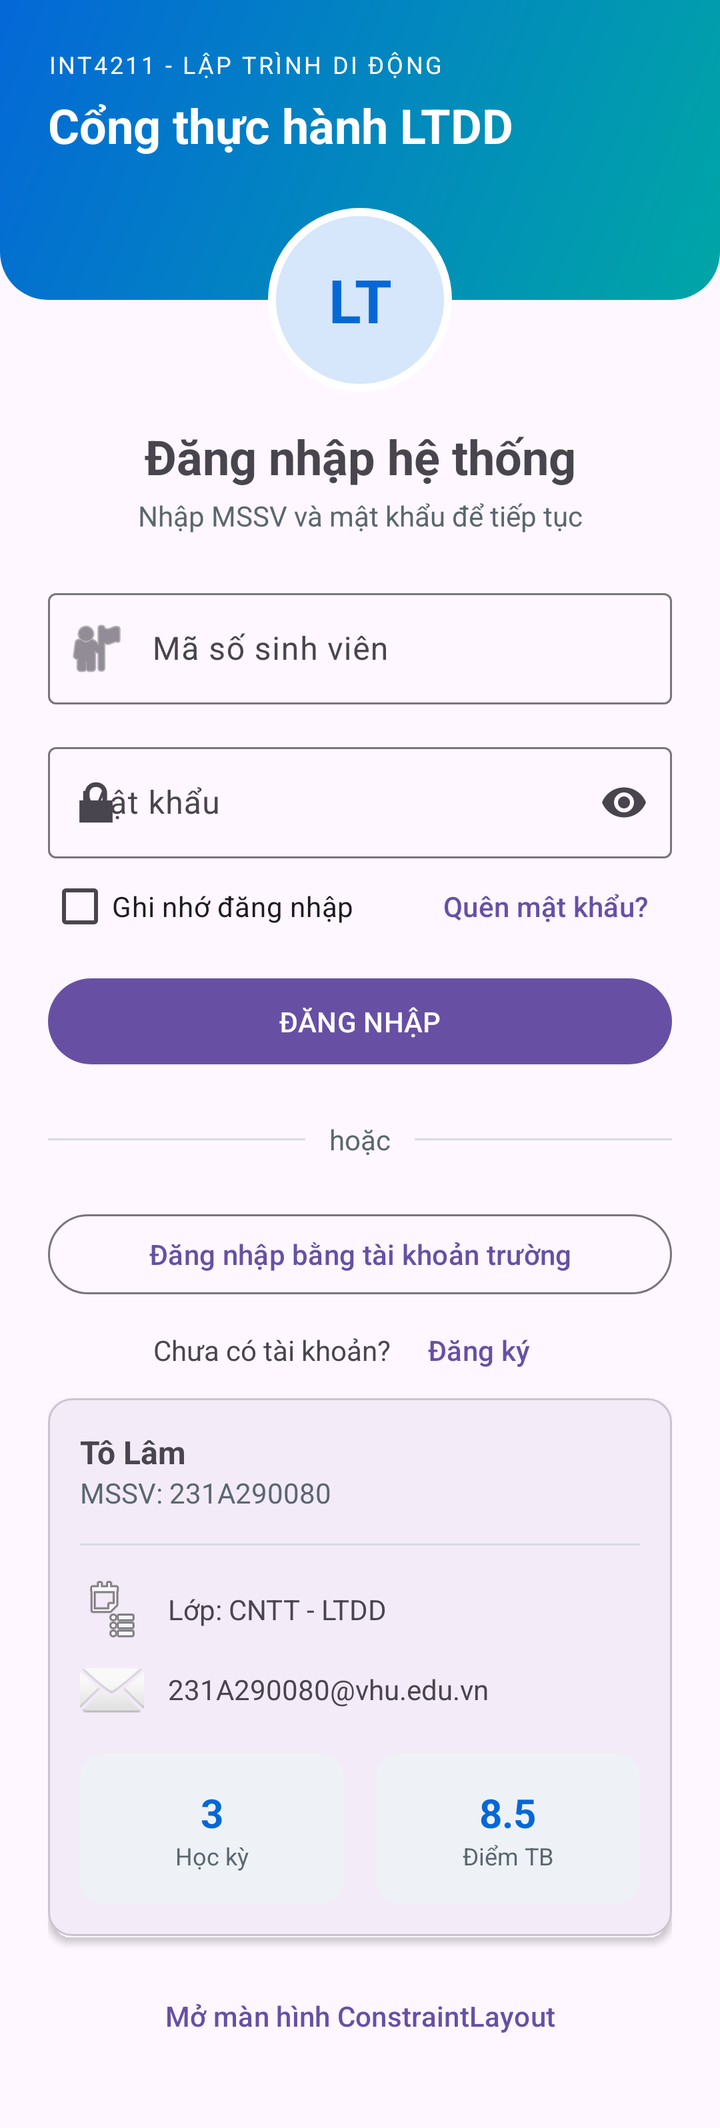
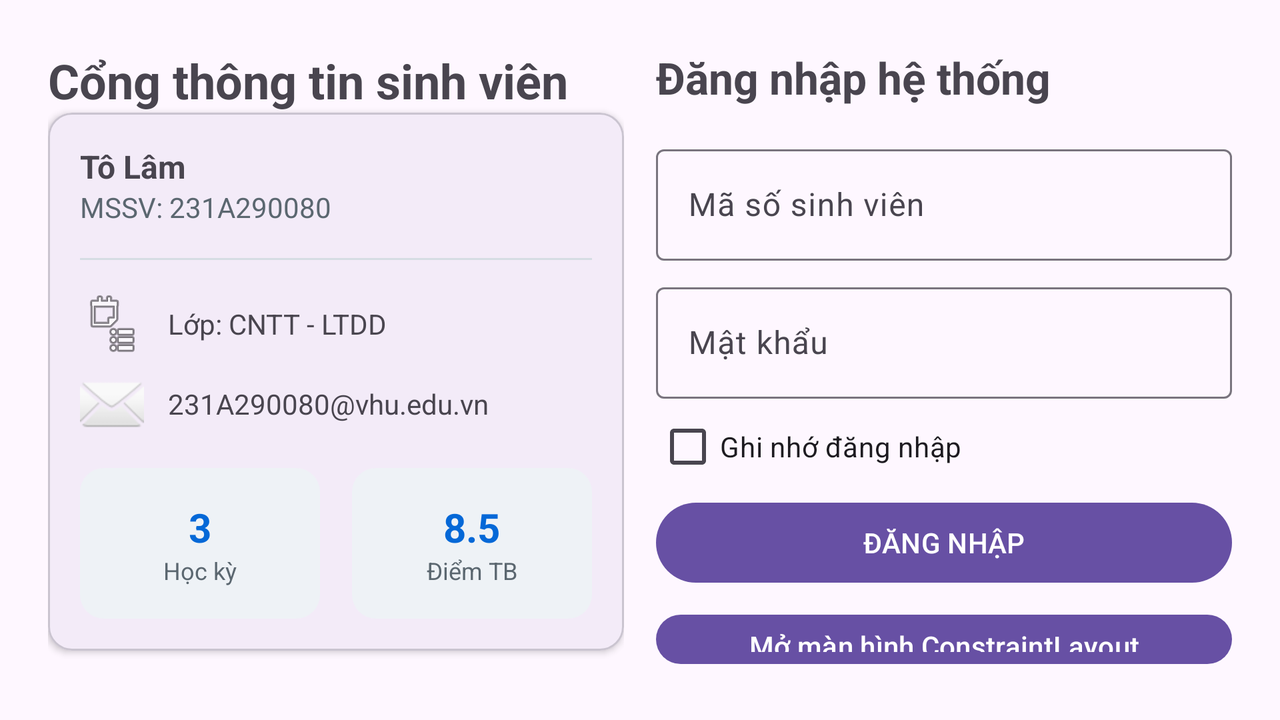

First picture: res/layout/ on a phone held upright. Second picture: the repository's own variant of that layout, on a device whose configuration matches the variant's folder. Source for both follows.
<!-- AndroidManifest.xml: application theme Theme.A3_231A290080 -->
<!-- res/layout/activity_main.xml -->
<?xml version="1.0" encoding="utf-8"?>
<ScrollView
    xmlns:android="http://schemas.android.com/apk/res/android"
    xmlns:app="http://schemas.android.com/apk/res-auto"

    android:id="@+id/main"
    android:layout_width="match_parent"
    android:layout_height="match_parent"
    android:fillViewport="true">

    <LinearLayout
        android:layout_width="match_parent"
        android:layout_height="wrap_content"
        android:orientation="vertical">

        

        <FrameLayout
            android:layout_width="match_parent"
            android:layout_height="196dp">

            <LinearLayout
                android:layout_width="match_parent"
                android:layout_height="150dp"
                android:background="@drawable/bg_header"
                android:orientation="vertical"
                android:padding="@dimen/space_lg">

                <TextView
                    android:layout_width="wrap_content"
                    android:layout_height="wrap_content"
                    android:letterSpacing="0.1"
                    android:text="@string/header_kicker"
                    android:textColor="@color/on_primary"
                    android:textSize="12sp" />

                <TextView
                    android:layout_width="wrap_content"
                    android:layout_height="wrap_content"
                    android:layout_marginTop="6dp"
                    android:text="@string/header_title"
                    android:textColor="@color/on_primary"
                    android:textSize="24sp"
                    android:textStyle="bold" />

            </LinearLayout>

            <TextView
                android:id="@+id/tvAvatar"
                android:layout_width="92dp"
                android:layout_height="92dp"
                android:layout_gravity="bottom|center_horizontal"
                android:background="@drawable/bg_avatar"
                android:gravity="center"
                android:text="@string/avatar_text"
                android:textColor="@color/primary"
                android:textSize="30sp"
                android:textStyle="bold" />

        </FrameLayout>

        

        <LinearLayout
            android:layout_width="match_parent"
            android:layout_height="wrap_content"
            android:orientation="vertical"
            android:paddingStart="@dimen/space_lg"
            android:paddingTop="@dimen/space_md"
            android:paddingEnd="@dimen/space_lg"
            android:paddingBottom="@dimen/space_xl">

            <TextView
                android:layout_width="match_parent"
                android:layout_height="wrap_content"
                android:gravity="center"
                android:text="@string/login_title"
                android:textSize="24sp"
                android:textStyle="bold" />

            <TextView
                android:layout_width="match_parent"
                android:layout_height="wrap_content"
                android:layout_marginTop="4dp"
                android:gravity="center"
                android:text="@string/login_subtitle"
                android:textColor="@color/muted"
                android:textSize="14sp" />

            

            <com.google.android.material.textfield.TextInputLayout
                style="@style/Widget.Material3.TextInputLayout.OutlinedBox"
                android:layout_width="match_parent"
                android:layout_height="wrap_content"
                android:layout_marginTop="@dimen/space_lg"
                android:hint="@string/hint_student_id"
                app:startIconDrawable="@android:drawable/ic_menu_myplaces">

                <com.google.android.material.textfield.TextInputEditText
                    android:id="@+id/edtStudentId"
                    android:layout_width="match_parent"
                    android:layout_height="wrap_content"
                    android:inputType="number" />

            </com.google.android.material.textfield.TextInputLayout>

            

            <com.google.android.material.textfield.TextInputLayout
                style="@style/Widget.Material3.TextInputLayout.OutlinedBox"
                android:layout_width="match_parent"
                android:layout_height="wrap_content"
                android:layout_marginTop="@dimen/space_md"
                android:hint="@string/hint_password"
                app:endIconMode="password_toggle"
                app:startIconDrawable="@android:drawable/ic_lock_lock">

                <com.google.android.material.textfield.TextInputEditText
                    android:id="@+id/edtPassword"
                    android:layout_width="match_parent"
                    android:layout_height="wrap_content"
                    android:inputType="textPassword" />

            </com.google.android.material.textfield.TextInputLayout>

            

            <LinearLayout
                android:layout_width="match_parent"
                android:layout_height="wrap_content"
                android:gravity="center_vertical"
                android:orientation="horizontal">

                <CheckBox
                    android:id="@+id/cbRemember"
                    android:layout_width="wrap_content"
                    android:layout_height="wrap_content"
                    android:text="@string/remember_me" />

                <Space
                    android:layout_width="0dp"
                    android:layout_height="1dp"
                    android:layout_weight="1" />

                <Button
                    android:id="@+id/btnForgot"
                    style="@style/Widget.Material3.Button.TextButton"
                    android:layout_width="wrap_content"
                    android:layout_height="wrap_content"
                    android:text="@string/forgot_password" />

            </LinearLayout>

            

            <Button
                android:id="@+id/btnLogin"
                android:layout_width="match_parent"
                android:layout_height="wrap_content"
                android:layout_marginTop="@dimen/space_sm"
                android:paddingTop="12dp"
                android:paddingBottom="12dp"
                android:text="@string/login" />

            

            <LinearLayout
                android:layout_width="match_parent"
                android:layout_height="wrap_content"
                android:layout_marginTop="@dimen/space_lg"
                android:gravity="center_vertical"
                android:orientation="horizontal">

                <View
                    android:layout_width="0dp"
                    android:layout_height="1dp"
                    android:layout_weight="1"
                    android:background="@color/divider" />

                <TextView
                    android:layout_width="wrap_content"
                    android:layout_height="wrap_content"
                    android:paddingStart="12dp"
                    android:paddingEnd="12dp"
                    android:text="@string/or"
                    android:textColor="@color/muted" />

                <View
                    android:layout_width="0dp"
                    android:layout_height="1dp"
                    android:layout_weight="1"
                    android:background="@color/divider" />

            </LinearLayout>

            

            <Button
                android:id="@+id/btnSchoolLogin"
                style="@style/Widget.Material3.Button.OutlinedButton"
                android:layout_width="match_parent"
                android:layout_height="wrap_content"
                android:layout_marginTop="@dimen/space_lg"
                android:text="@string/login_school" />

            

            <LinearLayout
                android:layout_width="match_parent"
                android:layout_height="wrap_content"
                android:gravity="center"
                android:orientation="horizontal">

                <TextView
                    android:layout_width="wrap_content"
                    android:layout_height="wrap_content"
                    android:text="@string/no_account" />

                <Button
                    android:id="@+id/btnRegister"
                    style="@style/Widget.Material3.Button.TextButton"
                    android:layout_width="wrap_content"
                    android:layout_height="wrap_content"
                    android:text="@string/register" />

            </LinearLayout>

            

            <include
                android:id="@+id/cardProfile"
                layout="@layout/view_profile_card"
                android:layout_width="match_parent"
                android:layout_height="wrap_content" />

            

            <Button
                android:id="@+id/btnConstraintDemo"
                style="@style/Widget.Material3.Button.TextButton"
                android:layout_width="match_parent"
                android:layout_height="wrap_content"
                android:layout_marginTop="@dimen/space_md"
                android:text="@string/open_constraint" />

        </LinearLayout>

    </LinearLayout>

</ScrollView>
<!-- res/layout/view_profile_card.xml (included above) -->
<?xml version="1.0" encoding="utf-8"?>
<com.google.android.material.card.MaterialCardView
    xmlns:android="http://schemas.android.com/apk/res/android"
    xmlns:app="http://schemas.android.com/apk/res-auto"

    android:layout_width="match_parent"
    android:layout_height="wrap_content"
    android:layout_marginTop="@dimen/space_lg"

    app:cardCornerRadius="12dp"
    app:cardElevation="2dp">

    <LinearLayout
        android:layout_width="match_parent"
        android:layout_height="wrap_content"
        android:orientation="vertical"
        android:padding="@dimen/space_md">

        <TextView
            android:layout_width="wrap_content"
            android:layout_height="wrap_content"
            android:text="@string/student_name"
            android:textSize="16sp"
            android:textStyle="bold" />

        <TextView
            android:layout_width="wrap_content"
            android:layout_height="wrap_content"
            android:text="@string/student_id_line"
            android:textColor="@color/muted" />

        <View
            android:layout_width="match_parent"
            android:layout_height="1dp"
            android:layout_marginTop="@dimen/space_md"
            android:layout_marginBottom="@dimen/space_md"
            android:background="@color/divider" />

        <TextView
            android:layout_width="wrap_content"
            android:layout_height="wrap_content"
            android:drawablePadding="12dp"
            android:gravity="center_vertical"
            android:text="@string/class_line"
            app:drawableStartCompat="@android:drawable/ic_menu_agenda" />

        <TextView
            android:layout_width="wrap_content"
            android:layout_height="wrap_content"
            android:layout_marginTop="@dimen/space_sm"
            android:drawablePadding="12dp"
            android:gravity="center_vertical"
            android:text="@string/email_line"
            app:drawableStartCompat="@android:drawable/ic_dialog_email" />

        <LinearLayout
            android:layout_width="match_parent"
            android:layout_height="wrap_content"
            android:layout_marginTop="@dimen/space_md"
            android:orientation="horizontal">

            <LinearLayout
                android:layout_width="0dp"
                android:layout_height="wrap_content"
                android:layout_weight="1"
                android:background="@drawable/bg_stat"
                android:gravity="center"
                android:orientation="vertical"
                android:padding="@dimen/space_md">

                <TextView
                    android:layout_width="wrap_content"
                    android:layout_height="wrap_content"
                    android:text="@string/stat_labs_value"
                    android:textColor="@color/primary"
                    android:textSize="20sp"
                    android:textStyle="bold" />

                <TextView
                    android:layout_width="wrap_content"
                    android:layout_height="wrap_content"
                    android:text="@string/stat_labs_label"
                    android:textColor="@color/muted"
                    android:textSize="12sp" />

            </LinearLayout>

            <LinearLayout
                android:layout_width="0dp"
                android:layout_height="wrap_content"
                android:layout_marginStart="@dimen/space_md"
                android:layout_weight="1"
                android:background="@drawable/bg_stat"
                android:gravity="center"
                android:orientation="vertical"
                android:padding="@dimen/space_md">

                <TextView
                    android:layout_width="wrap_content"
                    android:layout_height="wrap_content"
                    android:text="@string/stat_score_value"
                    android:textColor="@color/primary"
                    android:textSize="20sp"
                    android:textStyle="bold" />

                <TextView
                    android:layout_width="wrap_content"
                    android:layout_height="wrap_content"
                    android:text="@string/stat_score_label"
                    android:textColor="@color/muted"
                    android:textSize="12sp" />

            </LinearLayout>

        </LinearLayout>

    </LinearLayout>

</com.google.android.material.card.MaterialCardView>
<!-- resources referenced by this layout -->
<resources>
  <color name="divider">#D5DDE3</color>
  <color name="muted">#5B6770</color>
  <color name="on_primary">#FFFFFF</color>
  <color name="primary">#0468D7</color>
  <dimen name="space_lg">24dp</dimen>
  <dimen name="space_md">16dp</dimen>
  <dimen name="space_sm">8dp</dimen>
  <dimen name="space_xl">32dp</dimen>
  <!-- drawable bg_avatar (drawable) -->
  <?xml version="1.0" encoding="utf-8"?>
  <shape xmlns:android="http://schemas.android.com/apk/res/android"
      android:shape="oval">
  
      <solid android:color="@color/primary_container" />
  
      <stroke
          android:width="4dp"
          android:color="@color/surface" />
  
  </shape>
  <!-- drawable bg_header (drawable) -->
  <?xml version="1.0" encoding="utf-8"?>
  <shape xmlns:android="http://schemas.android.com/apk/res/android"
      android:shape="rectangle">
  
      <gradient
          android:angle="315"
          android:endColor="@color/tertiary"
          android:startColor="@color/primary"
          android:type="linear" />
  
      <corners
          android:bottomLeftRadius="24dp"
          android:bottomRightRadius="24dp" />
  
  </shape>
  <!-- drawable bg_stat (drawable) -->
  <?xml version="1.0" encoding="utf-8"?>
  <shape xmlns:android="http://schemas.android.com/apk/res/android"
      android:shape="rectangle">
  
      <solid android:color="@color/surface_variant" />
  
      <corners android:radius="12dp" />
  
  </shape>
  <string name="avatar_text">LT</string>
  <string name="class_line">Lớp: CNTT - LTDD</string>
  <string name="email_line">231A290080@vhu.edu.vn</string>
  <string name="forgot_password">Quên mật khẩu?</string>
  <string name="header_kicker">INT4211 - LẬP TRÌNH DI ĐỘNG</string>
  <string name="header_title">Cổng thực hành LTDD</string>
  <string name="hint_password">Mật khẩu</string>
  <string name="hint_student_id">Mã số sinh viên</string>
  <string name="login">ĐĂNG NHẬP</string>
  <string name="login_school">Đăng nhập bằng tài khoản trường</string>
  <string name="login_subtitle">Nhập MSSV và mật khẩu để tiếp tục</string>
  <string name="login_title">Đăng nhập hệ thống</string>
  <string name="no_account">Chưa có tài khoản?</string>
  <string name="open_constraint">Mở màn hình ConstraintLayout</string>
  <string name="or">hoặc</string>
  <string name="register">Đăng ký</string>
  <string name="remember_me">Ghi nhớ đăng nhập</string>
  <string name="stat_labs_label">Học kỳ</string>
  <string name="stat_labs_value">3</string>
  <string name="stat_score_label">Điểm TB</string>
  <string name="stat_score_value">8.5</string>
  <string name="student_id_line">MSSV: 231A290080</string>
  <string name="student_name">Tô Lâm</string>
  <style name="Theme.A3_231A290080" parent="Base.Theme.A3_231A290080" />
  <color name="primary_container">#D6E6FB</color>
  <color name="surface">#FFFFFF</color>
  <color name="tertiary">#00A6A6</color>
  <color name="surface_variant">#EEF2F6</color>
  <style name="Base.Theme.A3_231A290080" parent="Theme.Material3.DayNight.NoActionBar">
          
          
      </style>
</resources>
<!-- res/layout-land/activity_main.xml (the repository's variant of the layout above) -->
<!-- drawn on the phone turned sideways -->
<?xml version="1.0" encoding="utf-8"?>
<LinearLayout xmlns:android="http://schemas.android.com/apk/res/android"
    android:layout_width="match_parent"
    android:layout_height="match_parent"
    android:orientation="horizontal"
    android:padding="@dimen/space_md">

    <LinearLayout
        android:layout_width="0dp"
        android:layout_height="match_parent"
        android:layout_weight="1"
        android:orientation="vertical"
        android:padding="@dimen/space_sm">

        <TextView
            android:layout_width="match_parent"
            android:layout_height="wrap_content"
            android:text="@string/app_title"
            android:textSize="24sp"
            android:textStyle="bold" />

        <include
            layout="@layout/view_profile_card"
            android:layout_width="match_parent"
            android:layout_height="wrap_content" />

    </LinearLayout>

    <LinearLayout
        android:layout_width="0dp"
        android:layout_height="match_parent"
        android:layout_weight="1"
        android:orientation="vertical"
        android:padding="@dimen/space_sm">

        <TextView
            android:layout_width="match_parent"
            android:layout_height="wrap_content"
            android:text="@string/login_title"
            android:textSize="22sp"
            android:textStyle="bold" />

        <com.google.android.material.textfield.TextInputLayout
            android:layout_width="match_parent"
            android:layout_height="wrap_content"
            android:layout_marginTop="@dimen/space_md">

            <com.google.android.material.textfield.TextInputEditText
                android:id="@+id/etEmail"
                android:layout_width="match_parent"
                android:layout_height="wrap_content"
                android:hint="@string/email" />

        </com.google.android.material.textfield.TextInputLayout>

        <com.google.android.material.textfield.TextInputLayout
            android:layout_width="match_parent"
            android:layout_height="wrap_content"
            android:layout_marginTop="@dimen/space_sm">

            <com.google.android.material.textfield.TextInputEditText
                android:id="@+id/etPassword"
                android:layout_width="match_parent"
                android:layout_height="wrap_content"
                android:hint="@string/password"
                android:inputType="textPassword" />

        </com.google.android.material.textfield.TextInputLayout>

        <CheckBox
            android:id="@+id/cbRemember"
            android:layout_width="wrap_content"
            android:layout_height="wrap_content"
            android:text="@string/remember_me" />

        <Button
            android:id="@+id/btnLogin"
            android:layout_width="match_parent"
            android:layout_height="wrap_content"
            android:text="@string/login" />

        <Button
            android:id="@+id/btnConstraintDemo"
            android:layout_width="match_parent"
            android:layout_height="wrap_content"
            android:layout_marginTop="@dimen/space_sm"
            android:text="@string/open_constraint" />

    </LinearLayout>

</LinearLayout>
<!-- resources referenced by the variant -->
<!-- as the phone turned sideways resolves them -->
<resources>
  <color name="divider">#D5DDE3</color>
  <color name="muted">#5B6770</color>
  <color name="primary">#0468D7</color>
  <dimen name="space_lg">24dp</dimen>
  <dimen name="space_md">16dp</dimen>
  <dimen name="space_sm">8dp</dimen>
  <!-- drawable bg_stat (drawable) -->
  <?xml version="1.0" encoding="utf-8"?>
  <shape xmlns:android="http://schemas.android.com/apk/res/android"
      android:shape="rectangle">
  
      <solid android:color="@color/surface_variant" />
  
      <corners android:radius="12dp" />
  
  </shape>
  <string name="app_title">Cổng thông tin sinh viên</string>
  <string name="class_line">Lớp: CNTT - LTDD</string>
  <string name="email">Mã số sinh viên</string>
  <string name="email_line">231A290080@vhu.edu.vn</string>
  <string name="login">ĐĂNG NHẬP</string>
  <string name="login_title">Đăng nhập hệ thống</string>
  <string name="open_constraint">Mở màn hình ConstraintLayout</string>
  <string name="password">Mật khẩu</string>
  <string name="remember_me">Ghi nhớ đăng nhập</string>
  <string name="stat_labs_label">Học kỳ</string>
  <string name="stat_labs_value">3</string>
  <string name="stat_score_label">Điểm TB</string>
  <string name="stat_score_value">8.5</string>
  <string name="student_id_line">MSSV: 231A290080</string>
  <string name="student_name">Tô Lâm</string>
  <style name="Theme.A3_231A290080" parent="Base.Theme.A3_231A290080" />
  <color name="surface_variant">#EEF2F6</color>
  <style name="Base.Theme.A3_231A290080" parent="Theme.Material3.DayNight.NoActionBar">
          
          
      </style>
</resources>
